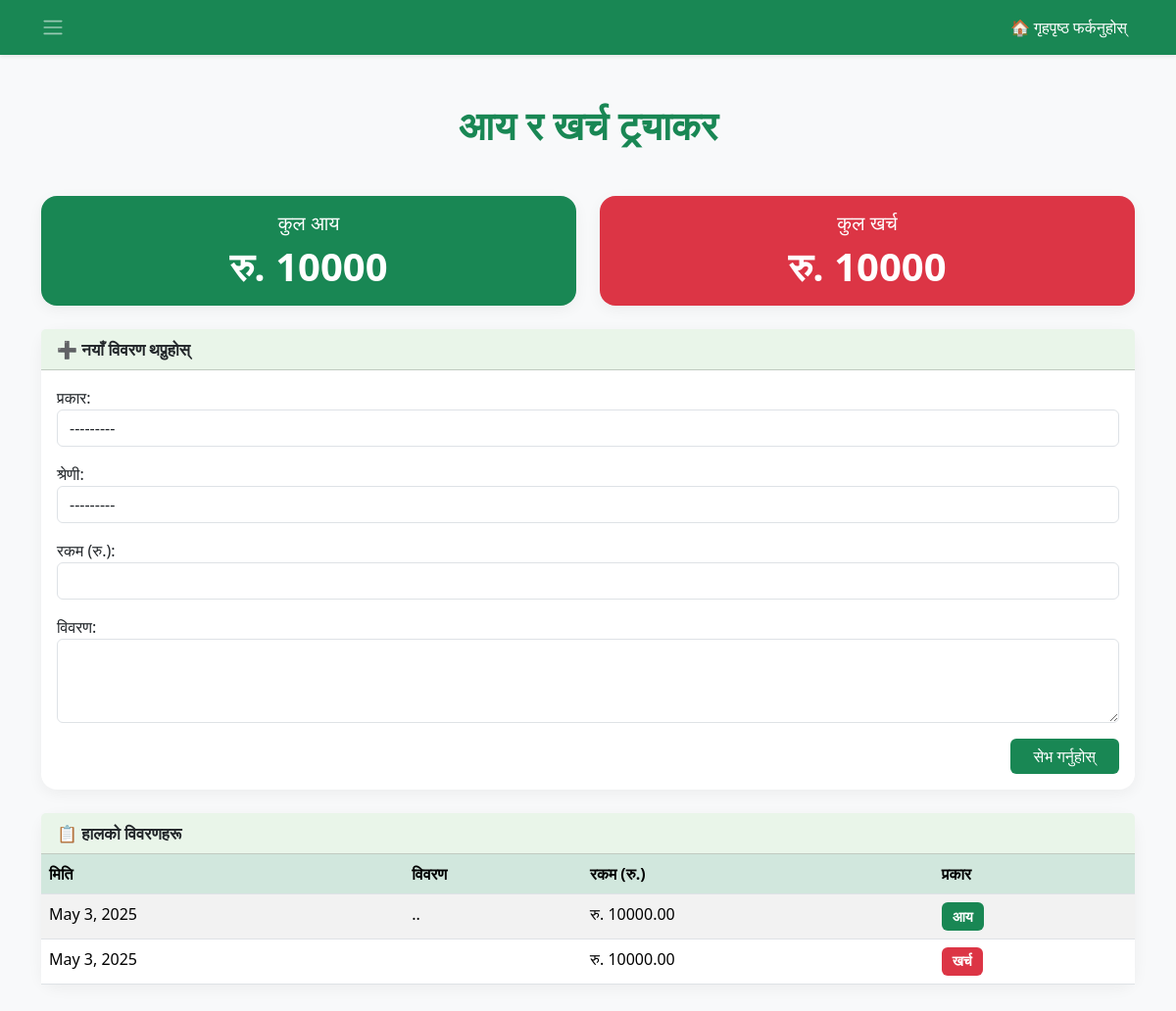
The app's page /expense_tracker/ (signed in) with its own data.
### expense_tracker/models.py (models this page shows, shortened)
class Transaction(models.Model):
    TRANSACTION_TYPES = (
        ('income', 'आय'),
        ('expense', 'खर्च'),
    )
    CATEGORY_CHOICES = (
        ('crop_sales', 'बाली बिक्री'),
        ('equipment_purchase', 'उपकरण खरिद'),
        ('fertilizer', 'मल/बिउ खरिद'),
        ('transport', 'यातायात'),
        ('labor', 'श्रमिक खर्च'),
        ('loan_payment', 'ऋण भुक्तानी'),
        ('misc', 'अन्य'),
    )
    user = models.ForeignKey(User, on_delete=models.CASCADE, default=1, verbose_name="प्रयोगकर्ता")
    date = models.DateField(auto_now_add=True, verbose_name="मिति")
    type = models.CharField(max_length=7, choices=TRANSACTION_TYPES, verbose_name="प्रकार")
    category = models.CharField(max_length=50, choices=CATEGORY_CHOICES, verbose_name="श्रेणी")
    amount = models.DecimalField(max_digits=10, decimal_places=2, verbose_name="रकम (रु.)")
    description = models.TextField(blank=True, null=True, verbose_name="विवरण")

### expense_tracker/views.py (the view)
# urls.py: path('', tracker_view, name='tracker_home'),
@login_required(login_url='/users/login/')
def tracker_view(request):
    if request.method == 'POST':
        form = TransactionForm(request.POST)
        if form.is_valid():
            transaction = form.save(commit=False)
            transaction.user = request.user
            transaction.save()
            return redirect('tracker')
    else:
        form = TransactionForm()
    transactions = Transaction.objects.filter(user=request.user).order_by('-date')
    total_income = transactions.filter(type='income').aggregate(Sum('amount'))['amount__sum'] or 0
    total_expense = transactions.filter(type='expense').aggregate(Sum('amount'))['amount__sum'] or 0
    profit_loss = total_income - total_expense
    return render(request, 'tracker.html', {
        'form': form,
        'transactions': transactions,
        'total_income': total_income,
        'total_expense': total_expense,
        'profit_loss': profit_loss,
    })

### expense_tracker/forms.py
class TransactionForm(forms.ModelForm):
    class Meta:
        model = Transaction
        fields = ['type', 'category', 'amount', 'description']
        widgets = {
            'type': forms.Select(attrs={'class': 'form-control'}),
            'category': forms.Select(attrs={'class': 'form-control'}),
            'amount': forms.NumberInput(attrs={'class': 'form-control'}),
            'description': forms.Textarea(attrs={'class': 'form-control', 'rows': 3}),
        }

### templates/tracker.html (shortened to what this page needs)
<!DOCTYPE html>
<html lang="ne">
  <head>
    <link
      href="https://cdn.jsdelivr.net/npm/bootstrap@5.3.3/dist/css/bootstrap.min.css"
      rel="stylesheet"
    />
  </head>
  <body>
    <nav class="navbar navbar-expand-lg navbar-dark bg-success shadow-sm">
      <div class="container">
          <span class="navbar-toggler-icon"></span>
        <div
          class="collapse navbar-collapse justify-content-end"
          id="navbarNav"
        >
          <ul class="navbar-nav">
            <li class="nav-item">
              <a class="nav-link active" href="/">🏠 गृहपृष्ठ फर्कनुहोस्</a>
            </li>
          </ul>
        </div>
      </div>
    </nav>
    <div class="container my-5">
      <h1 class="text-center mb-5">आय र खर्च ट्र्याकर</h1>
      <div class="row mb-4 text-center">
        <div class="col-md-6 mb-3 mb-md-0">
          <div class="card text-white bg-success h-100">
            <div class="card-body">
              <h5 class="card-title">कुल आय</h5>
              <p class="card-text display-6 fw-bold">रु. {{ total_income }}</p>
            </div>
          </div>
        </div>
        <div class="col-md-6">
          <div class="card text-white bg-danger h-100">
            <div class="card-body">
              <h5 class="card-title">कुल खर्च</h5>
              <p class="card-text display-6 fw-bold">रु. {{ total_expense }}</p>
            </div>
          </div>
        </div>
      </div>
      <div class="card mb-4">
        <div class="card-header">➕ नयाँ विवरण थप्नुहोस्</div>
        <div class="card-body">
          <form method="post">
            {% csrf_token %} {{ form.as_p }}
            <div class="text-end">
              <button type="submit" class="btn btn-primary px-4">
                सेभ गर्नुहोस्
              </button>
            </div>
          </form>
        </div>
      </div>
      <div class="card">
        <div class="card-header">📋 हालको विवरणहरू</div>
        <div class="card-body p-0">
          <table class="table table-striped mb-0">
            <thead>
              <tr>
                <th>मिति</th>
                <th>विवरण</th>
                <th>रकम (रु.)</th>
                <th>प्रकार</th>
              </tr>
            </thead>
            <tbody>
              {% for tx in transactions %}
              <tr>
                <td>{{ tx.date }}</td>
                <td>{{ tx.description }}</td>
                <td>रु. {{ tx.amount }}</td>
                <td>
                  {% if tx.type == 'income' %}
                  <span class="badge bg-success">आय</span>
                  {% else %}
                  <span class="badge bg-danger">खर्च</span>
                  {% endif %}
                </td>
              </tr>
              {% empty %}
              <tr>
                <td colspan="4" class="text-center text-muted py-4">
                  हालसम्म कुनै विवरण छैन।
                </td>
              </tr>
              {% endfor %}
            </tbody>
          </table>
        </div>
      </div>
    </div>
  </body>
</html>

### templates/tracker.html (style rules this page uses)
body { background-color: #f8f9fa; }
.card { border: none; box-shadow: 0 4px 15px rgba(0, 0, 0, 0.05); border-radius: 1rem; }
.card-header { font-weight: 600; font-size: 1.05rem; background-color: #e9f5e9; border-top-left-radius: 1rem; border-top-right-radius: 1rem; }
.badge { font-size: 0.9rem; padding: 0.5em 0.75em; }
.btn-primary { background-color: #198754; border: none; }
.table thead th { background-color: #d1e7dd; }
h1 { font-weight: 700; color: #198754; }

### records on screen
Transaction: date "May 3, 2025", description "..", amount "10000.00", type "आय"
Transaction: date "May 3, 2025", amount "10000.00", type "खर्च"

### other values on screen
{{ total_income }} "10000"
{{ total_expense }} "10000"
